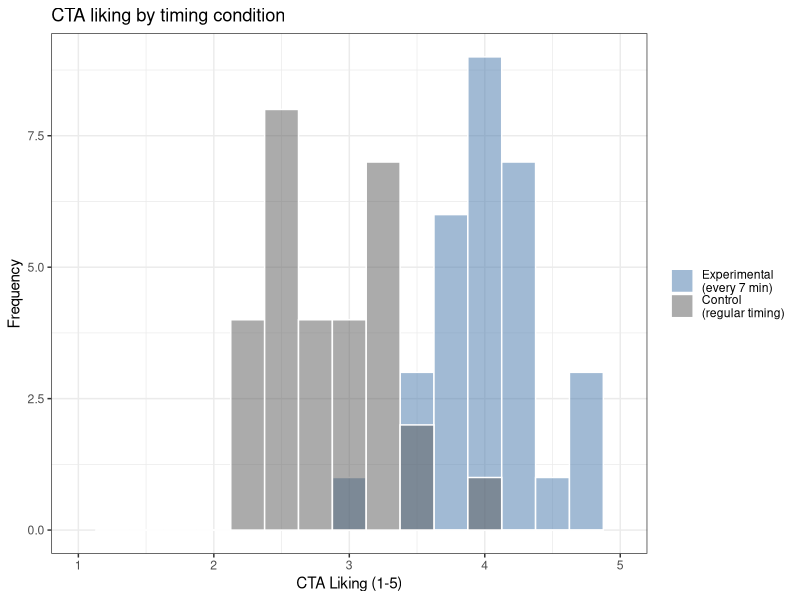
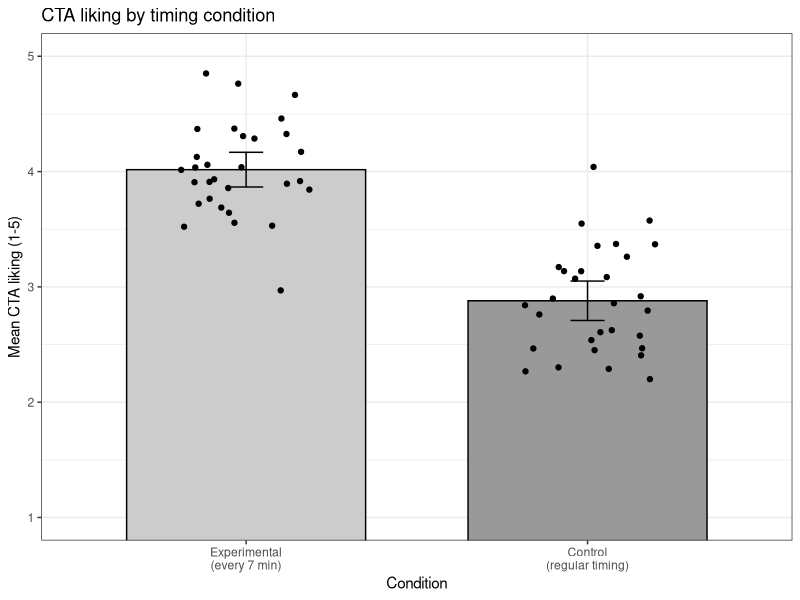

Generate these figures, in order, with R:
## ---- chunk 1
knitr::opts_chunk$set(
  echo = FALSE,
  message = FALSE,
  warning = FALSE,
  fig.align = "center",
  fig.width = 5,
  fig.height = 3.7
)
## ---- chunk 2
#| echo: true
set.seed(343)

n = 30
CTA.SD = 0.5

# Control group (mean ~ 3, the neutral answer Chapter 5 found)
CTA.Control <- rnorm(n, 3, CTA.SD)

# Experimental group (mean ~ 4)
CTA.Experimental <- rnorm(n, 4, CTA.SD)
## ---- chunk 3
#| echo: true
CTA.df <- data.frame(
  Condition = c(rep("Control\n(regular timing)", n),
            rep("Experimental\n(every 7 min)", n)),
  Liking = c(CTA.Control, CTA.Experimental)
)

# R subtracts groups in factor-level order, so we put Experimental first
# to match the way we wrote the hypotheses in Step 1.
CTA.df$Condition <- factor(CTA.df$Condition,
                           levels = c("Experimental\n(every 7 min)",
                                      "Control\n(regular timing)"))
## ---- chunk 4
#| fig-width: 6
#| fig-height: 3.7
#| fig-cap: "Both groups on one axis. The overlap in the middle is the part a t-test has to argue about."
#| fig-alt: "Two overlaid histograms of CTA liking on a 1 to 5 axis. The control group piles up around 3 and the experimental group around 4, with a band near 3.5 where the two overlap."
library(ggplot2)

ggplot(CTA.df, aes(x = Liking, fill = Condition)) +
  geom_histogram(binwidth = 0.25, position = "identity",
                 alpha = 0.5, color = "white") +
  scale_fill_manual(values = c("Experimental\n(every 7 min)" = "#4477AA",
                               "Control\n(regular timing)"   = "grey35")) +
  labs(x = "CTA Liking (1-5)", y = "Frequency", fill = NULL,
       title = "CTA liking by timing condition") +
  xlim(1, 5) +
  theme_bw(base_size = 11)
## ---- chunk 5
#| echo: true
M1 <- mean(CTA.Experimental)
M2 <- mean(CTA.Control)
S1 <- sd(CTA.Experimental)
S2 <- sd(CTA.Control)

SS1 <- sum((CTA.Experimental - M1)^2)
SS2 <- sum((CTA.Control      - M2)^2)

Sp2       <- (SS1 + SS2) / ((n - 1) + (n - 1))   # pooled variance
SE_pooled <- sqrt(Sp2 * (1/n + 1/n))             # SE of the difference
t_by_hand <- (M1 - M2) / SE_pooled

c(Sp2 = Sp2, SE_pooled = SE_pooled, t_by_hand = t_by_hand)
## ---- chunk 6
#| echo: true
# The classical pooled test: matches the hand calculation above
t.test(Liking ~ Condition, data = CTA.df, var.equal = TRUE)
## ---- chunk 7
#| echo: true
# Welch: drop var.equal and R defaults to the safer test
CTA.t.test <- t.test(Liking ~ Condition, data = CTA.df)

CTA.t.test
## ---- chunk 8
#| echo: true
#| fig-cap: "The bars are the summary; the dots are the humans."
#| fig-alt: "Bar chart of mean CTA liking for the two conditions with 95 percent confidence interval whiskers. The experimental bar sits near 4 and the control bar near 3, and individual jittered dots are scattered over each bar showing the spread of the 30 raters in each group."
library(ggpubr)

ggbarplot(
  CTA.df,
  x = "Condition",
  y = "Liking",
  add = c("mean_ci", "jitter"),   # mean + 95% CI, plus the raw ratings
  fill = "Condition",
  palette = c("grey80", "grey60"),   # light enough that the dots stay visible
  ylim = c(1, 5),
  xlab = NULL,
  ylab = "Mean CTA liking (1-5)",
  title = "CTA liking by timing condition"
) +
  theme_bw(base_size = 11) +
  theme(legend.position = "none")

## ---- chunk 9
# The $ pulls one piece out of the t.test object by name.
# unname() strips the label R attaches to it: without it, the t column
# would come out headed "t.t" because the statistic arrives carrying
# its own name tag. We want a clean column, so we take the tag off.
apa_values <- data.frame(
  t       = unname(CTA.t.test$statistic),
  df      = unname(CTA.t.test$parameter),
  p       = CTA.t.test$p.value,
  CI_low  = CTA.t.test$conf.int[1],   # [1] = first value in the interval
  CI_high = CTA.t.test$conf.int[2]    # [2] = second value
)

apa_values
## ---- chunk 10
#| echo: true
Sp <- sqrt(Sp2)              # Sp2 came from the hand calculation in Step 4
cohens_d <- (M1 - M2) / Sp

c(M_experimental = M1, M_control = M2, Sp = Sp, d = cohens_d)
## ---- chunk 11
#| echo: true
# delta takes the effect size; with sd = 1, that means Cohen's d.
# Leave n = NULL and power.t.test() solves for the sample size.
ID.Power.80 <- power.t.test(n = NULL,
                            delta = cohens_d,      # our d, from Step 7
                            sd = 1,
                            sig.level = 0.05,
                            power = .80,
                            type = "two.sample",
                            alternative = "two.sided")

ceiling(ID.Power.80$n)
## ---- chunk 12
#| echo: true
# What does each effect size cost, per group, for 80% power?
sapply(c(0.2, 0.5, 0.8, cohens_d),
       function(dd) ceiling(power.t.test(delta = dd, sd = 1, power = .80,
                                         type = "two.sample")$n))
## ---- chunk 13
#| echo: true
hedges_g <- function(d, n1, n2) {
  d * (1 - 3 / (4 * (n1 + n2) - 9))
}

g_cta <- hedges_g(cohens_d, n, n)
round(c(d = cohens_d, g = g_cta), 4)
## ---- chunk 14
#| echo: true
# The same true d of .8, "measured" at five different group sizes
round(sapply(c(5, 10, 20, 50, 200),
             function(k) hedges_g(0.8, k, k)), 4)
